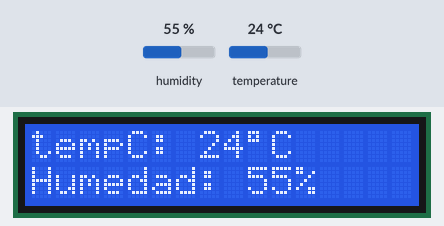
Bench run of a sketch on a simulated Arduino Uno, built with avr-gcc and run on an emulated ATmega328P. Parts: 16×2 character LCD. The test bench sets the inputs (shaded band); at power-on: humidity 55 %, temperature 24 °C. What the sketch prints to the serial monitor is not drawn.

Above: at 2.6 s.
2.7 s: humidity set to 22 %
At 6.8 s:
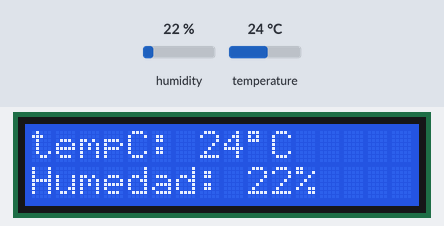
7.9 s: temperature set to 12 °C
At 11.0 s:
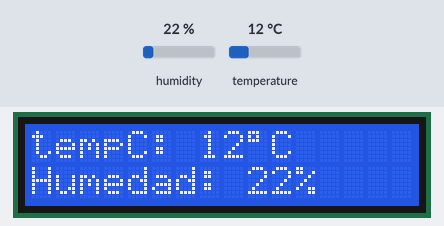
13.1 s: humidity set to 40 %
At 15.2 s:
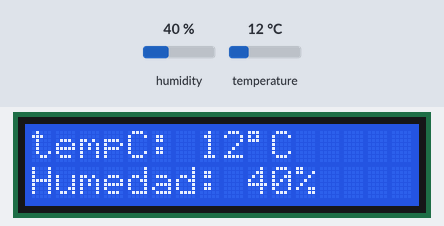
18.3 s: temperature set to 19 °C
At 22.5 s:
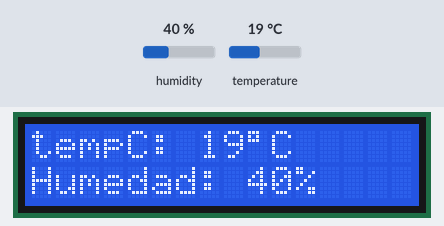
Timing chart, 0 to 24.0 s (numbered marks = the images above; inputs shaded):
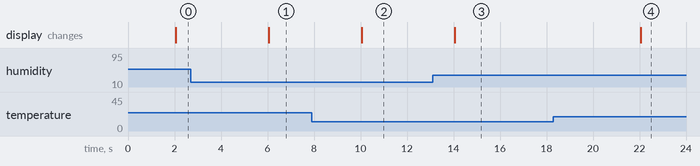

Measured:
- after the input at 2.7 s, the display: changes after 3.3 s (image 1)
- after the input at 7.9 s, the display: changes after 2.1 s (image 2)
- after the input at 13.1 s, the display: changes after 0.95 s (image 3)
- after the input at 18.3 s, the display: changes after 3.7 s (image 4)

The sketch:

DTH11_Test.ino
```cpp
/*
 * Name: millis vs Delay
 * created: 24/08/2020
 * Author: NTJA
 */
#include <DHT.h>
#include <LiquidCrystal_I2C.h>
#include <Wire.h>

#define DHTPin  19
#define DHTType DHT11

LiquidCrystal_I2C lcd(0x27, 16, 2);
DHT dht11(DHTPin, DHTType);

unsigned long previousMillis = 0;
long interval = 2000;     // leer cada 2 seg.

void setup() {
  Serial.begin(9600);
  dht11.begin();
  lcd.init();
  lcd.backlight();
  delay(500);
}

void loop() {
 unsigned long currentMillis = millis();
 int tempC;
 int hum;
 char symbol = 223;

  if ( (currentMillis - previousMillis) >= interval ){
    previousMillis = currentMillis;

    tempC = dht11.readTemperature();
    hum = dht11.readHumidity();

    lcd.setCursor(0,0);
    Serial.print(" Temperatura: ");
    Serial.print(tempC);
    lcd.print("tempC: ");
    lcd.print(tempC);
    lcd.print(symbol);
    lcd.print("C");

    lcd.setCursor(0,1);
    Serial.print("°C /");
    Serial.print(" Humedad: ");
    Serial.print(hum);
    Serial.println("%");
    lcd.print("Humedad: ");
    lcd.print(hum);
    lcd.print("%");
    Serial.print("Millisegundos ");
    Serial.println(previousMillis);
  }
}
```
